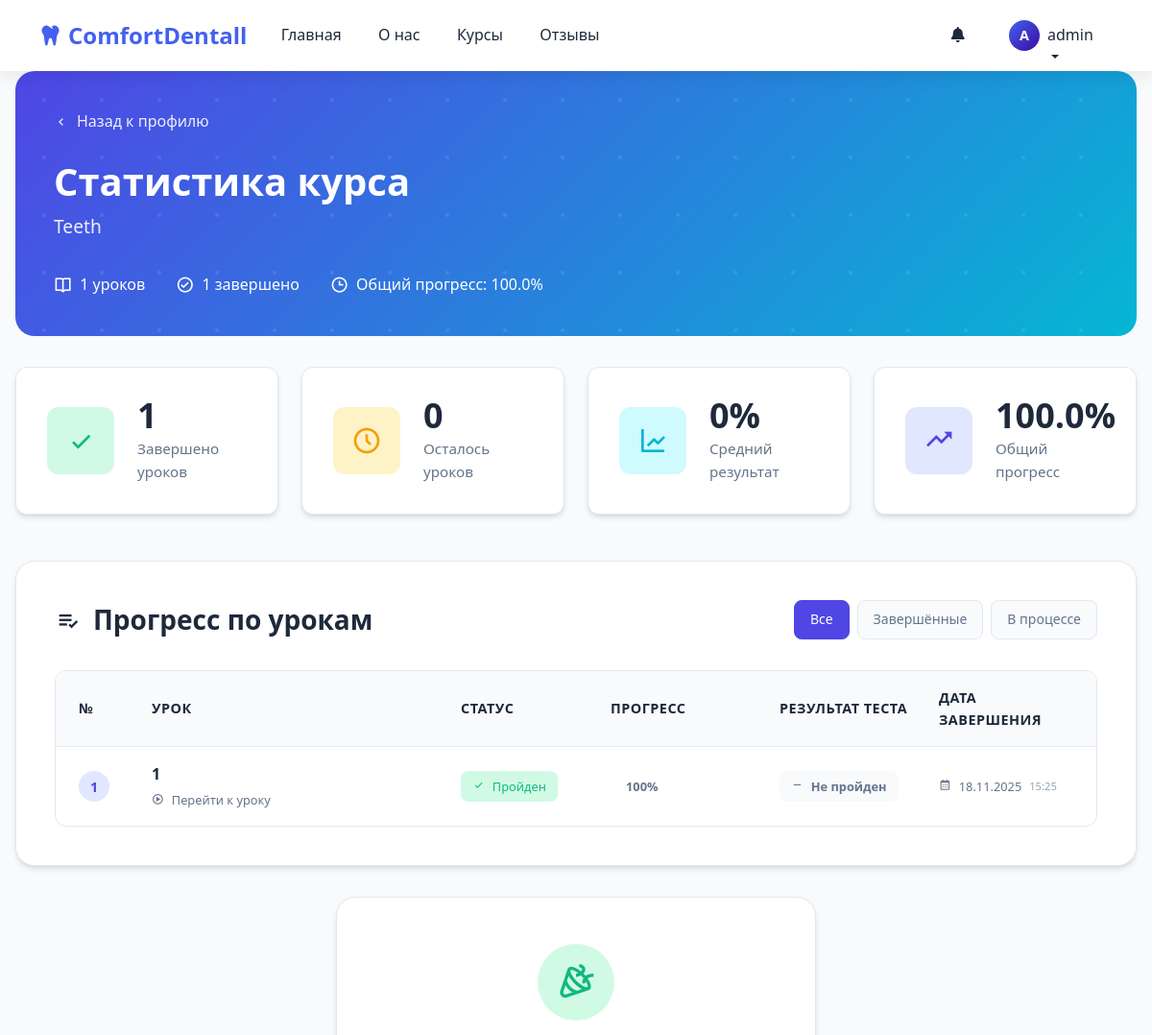
The page /course-progress/1/ (signed in, upper part) on the database as committed earlier.
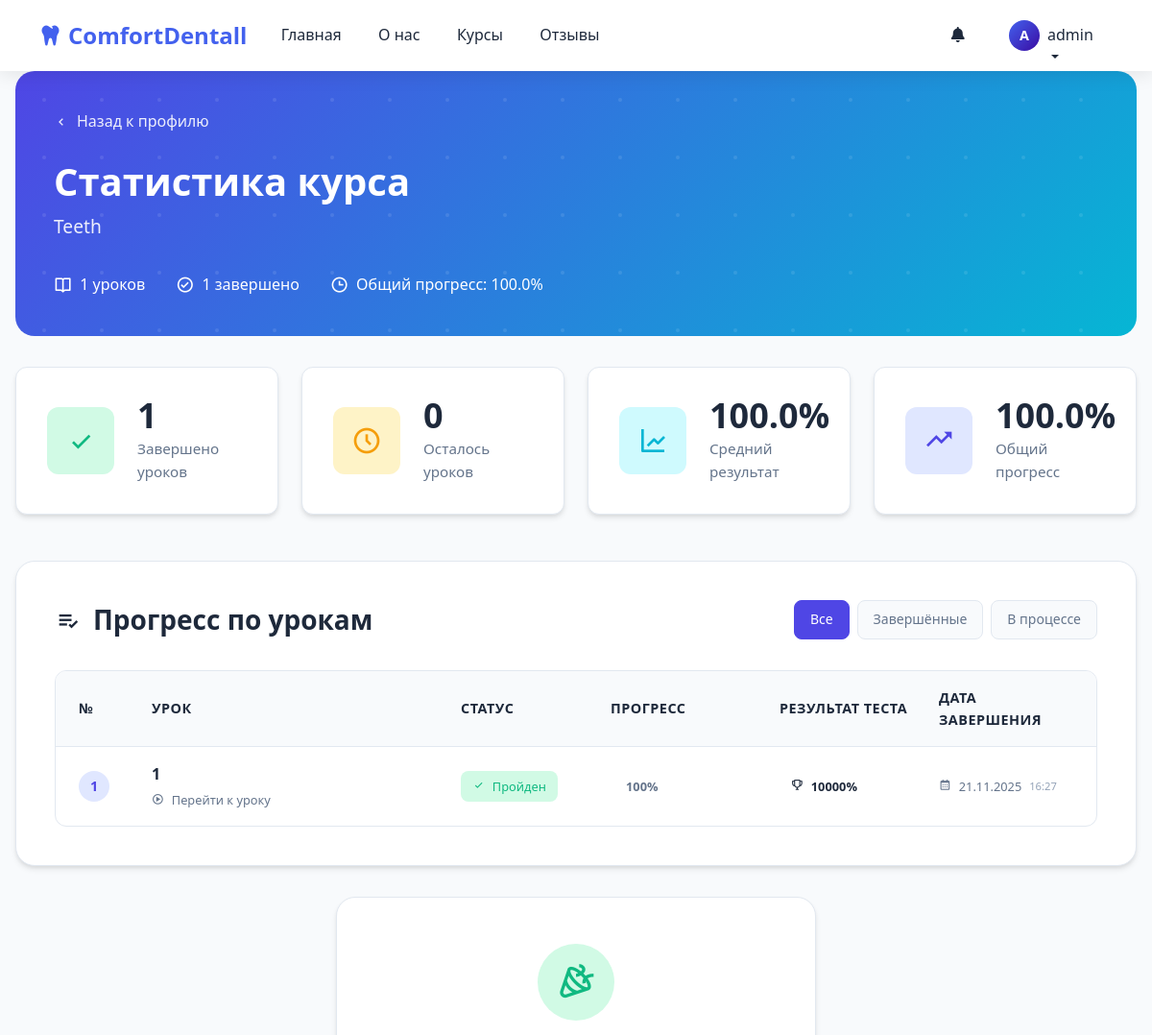
The same page on the database as committed later.
### app/models.py (models this page shows, shortened)
class Lesson(models.Model):
    course = models.ForeignKey(Course, on_delete=models.CASCADE, related_name='lessons')
    title = models.CharField(max_length=200)
    order = models.PositiveIntegerField(default=0, help_text="Порядок урока внутри курса")
    video_url = models.URLField(help_text="Ссылка на YouTube видео", blank=True)
    duration = models.CharField(max_length=50, blank=True, help_text="Например: 15 минут")
    description = models.TextField(blank=True)
    text_content = models.TextField(
        blank=True,
        null=True,
        help_text="Конспект урока: можно вставлять HTML"
    )
    class Meta:
        ordering = ['order']
        unique_together = (('course', 'order'),)  # не обязательно, но полезно

class UserProgress(models.Model):
    user = models.ForeignKey(User, on_delete=models.CASCADE)
    lesson = models.ForeignKey(Lesson, on_delete=models.CASCADE)
    completed_at = models.DateTimeField(auto_now_add=True)
    is_completed = models.BooleanField(default=True)
    class Meta:
        unique_together = ['user', 'lesson']

### app/views.py (the view)
# urls.py: path('course-progress/<int:course_id>/', views.course_progress_detail, name='course_progress_detail'),
@login_required
def course_progress_detail(request, course_id):
    course = get_object_or_404(Course, id=course_id)
    if not UserCourseAccess.objects.filter(user=request.user, course=course, is_active=True).exists():
        messages.error(request, 'У вас нет доступа к этому курсу.')
        return redirect('courses:profile')
    lessons = course.lessons.all().order_by('order')
    lesson_progress = []
    completed_lessons = 0
    total_score = 0
    test_count = 0
    for lesson in lessons:
        progress = UserProgress.objects.filter(user=request.user, lesson=lesson).first()
        test_result = TestResult.objects.filter(user=request.user, lesson=lesson).first()
        if progress and progress.is_completed:
            completed_lessons += 1
        if test_result:
            total_score += test_result.score
            test_count += 1
        lesson_progress.append({
            'lesson': lesson,
            'is_completed': progress.is_completed if progress else False,
            'test_result': test_result,
            'completed_at': progress.completed_at if progress else None
        })
    total_lessons = lessons.count()
    pending_lessons = total_lessons - completed_lessons
    average_score = 0
    if test_count > 0:
        average_score = round(total_score / test_count, 1)
    overall_progress = 0
    if total_lessons > 0:
        overall_progress = round((completed_lessons / total_lessons) * 100, 1)
    next_lesson = None
    for lesson in lessons:
        progress = UserProgress.objects.filter(user=request.user, lesson=lesson).first()
        if not progress or not progress.is_completed:
            next_lesson = lesson
            break
    context = {
        'course': course,
        'lesson_progress': lesson_progress,
        'completed_lessons': completed_lessons,
        'pending_lessons': pending_lessons,
        'average_score': average_score,
        'overall_progress': overall_progress,
        'next_lesson': next_lesson,
    }
    return render(request, 'courses/course_progress.html', context)

### app/models.py (called while the page is built)
    def get_percentage(self):
        if self.total_questions == 0:
            return 0
        return round((self.score / self.total_questions) * 100)

### app/templatetags/course_filters.py (called while the page is built)
@register.filter
def score_class(value):
    try:
        value = float(value)
    except (ValueError, TypeError):
        return ''
    if value >= 90:
        return 'score-excellent'
    elif value >= 75:
        return 'score-good'
    elif value >= 50:
        return 'score-average'
    else:
        return 'score-bad'

### app/templates/courses/course_progress.html (shortened to what the changed rows need)
{% extends 'app/base.html' %}
{% load course_filters %}
{% load static %}
{% block content %}
<div class="course-stats-container">
    <div class="stats-header">
        <div class="header-content">
            <h1 class="stats-title">Статистика курса</h1>
        </div>
    </div>
    <div class="stats-overview">
        <div class="stats-grid">
            <div class="stat-card">
                <div class="stat-content">
                    <div class="stat-value">{{ average_score }}%</div>
                    <div class="stat-label">Средний результат</div>
                </div>
            </div>
        </div>
    </div>
    <div class="table-section">
        <div class="section-header">
            <h2 class="section-title">
                <i class='bx bx-list-check'></i>
                Прогресс по урокам
            </h2>
        </div>
        <div class="modern-table">
            <div class="table-body">
                {% for item in lesson_progress %}
                <div class="table-row fade-in-row" data-delay="{{ forloop.counter0 }}">
                    <div class="table-cell">
                        <div class="lesson-number">{{ forloop.counter }}</div>
                    </div>
                    <div class="table-cell">
                        <a href="{% url 'courses:lesson_detail' item.lesson.id %}" class="lesson-link">
                            <div class="lesson-title">{{ item.lesson.title }}</div>
                            <div class="lesson-meta">
                                <i class='bx bx-play-circle'></i>
                                Перейти к уроку
                            </div>
                        </a>
                    </div>
                    <div class="table-cell">
                        <div class="status-badge {% if item.is_completed %}completed{% else %}pending{% endif %}">
                            <i class='bx bx-{% if item.is_completed %}check{% else %}time{% endif %}'></i>
                            {% if item.is_completed %}Пройден{% else %}Не пройден{% endif %}
                        </div>
                    </div>
                    <div class="table-cell">
                        <div class="progress-container">
                            <span class="progress-text">{% if item.is_completed %}100%{% else %}0%{% endif %}</span>
                        </div>
                    </div>
                    <div class="table-cell">
                        {% if item.test_result %}
                            {% with percentage=item.test_result.get_percentage %}
                            <div class="score-badge {{ percentage|score_class }}">
                                <i class='bx bx-{% if percentage >= 80 %}trophy{% elif percentage >= 60 %}star{% else %}help-circle{% endif %}'></i>
                                {{ percentage }}%
                            </div>
                            {% endwith %}
                        {% else %}
                            <div class="score-badge not-attempted">
                                <i class='bx bx-minus'></i>
                                Не пройден
                            </div>
                        {% endif %}
                    </div>
                    <div class="table-cell">
                        {% if item.completed_at %}
                            <div class="completion-date">
                                <i class='bx bx-calendar'></i>
                                {{ item.completed_at|date:"d.m.Y" }}
                                <small>{{ item.completed_at|date:"H:i" }}</small>
                            </div>
                        {% else %}
                            <span class="no-date">—</span>
                        {% endif %}
                    </div>
                </div>
                {% endfor %}
            </div>
        </div>
    </div>
</div>
{% endblock %}
{% block extra_css %}
<link href="https://unpkg.com/boxicons@2.1.4/css/boxicons.min.css" rel="stylesheet">
{% endblock %}

Rows that differ between the two databases and show on the page:
changed Lesson: test_result.get_percentage (not shown) → "10000"; completed_at "18.11.2025" → "21.11.2025"; completed_at "15:25" → "16:27"; text "Не пройден" → "%"
Other text that changed with them:
{{ average_score }}: "0" → "100.0"
